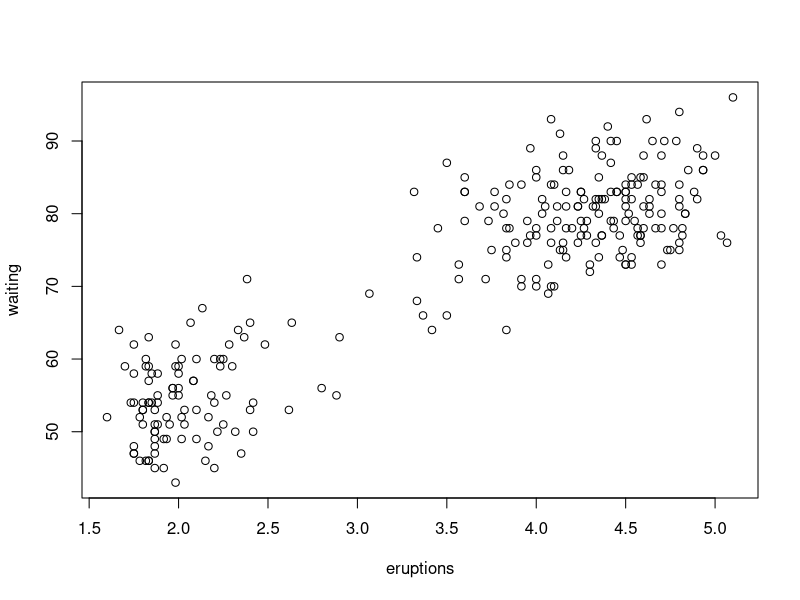
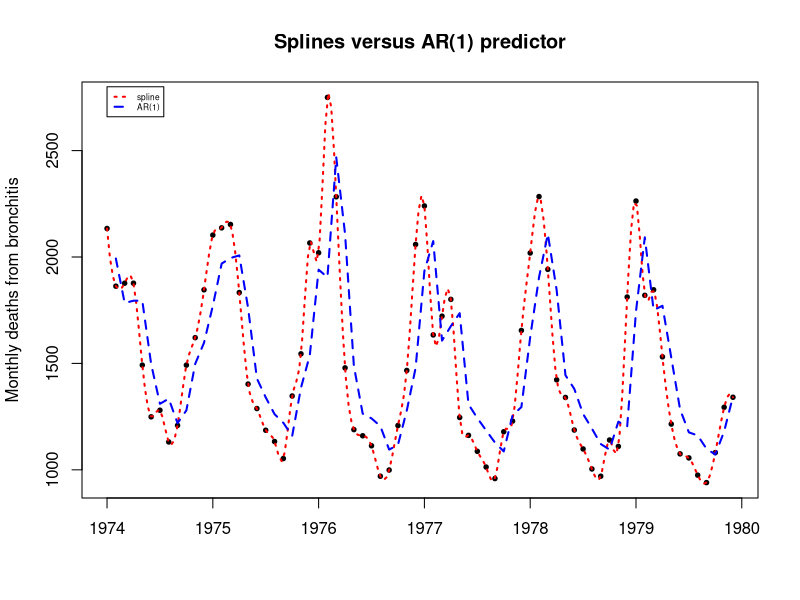

Generate these figures, in order, with R:
# Chapter 1 R commands

# Section 1.4.2

str(log)
a=c(2,6,-4,9,18)
x <- c(3,6,9)
d=a[c(1,3,5)]
e=3/d
e=lgamma(e^2)

S=readline(prompt="Type  <Return>   to continue : ")

x=matrix(1:4,ncol=3)
print(x[x>5])
print(x[1.])

system.time(crossprod(1:10^6,1:10^6))
system.time(t(1:10^6)%*%(1:10^6))

S=readline(prompt="Type  <Return>   to continue : ")

x = list(a = 1:10, beta = exp(-3:3),
logic = c(TRUE,FALSE,FALSE,TRUE))
print(lapply(x,mean))
print(sapply(x,mean))

S=readline(prompt="Type  <Return>   to continue : ")

# Section 1.4.5

attach(faithful) #resident dataset
plot(faithful)

S=readline(prompt="Type  <Return>   to continue : ")

plot(as.vector(time(mdeaths)),as.vector(mdeaths),cex=.6,pch=19,xlab="",ylab="Monthly deaths from bronchitis")
lines(spline(mdeaths),lwd=2,col="red",lty=3)
ar=arima(mdeaths,order=c(1,0,0))$coef
lines(as.vector(time(mdeaths))[-1], ar[2]+ar[1]*(mdeaths[-length(mdeaths)]-ar[2]),col="blue",lwd=2,lty=2)
title("Splines versus AR(1) predictor")
legend(1974,2800,legend=c("spline","AR(1)"),col=c("red","blue"),lty=c(3,2),lwd=c(2,2),cex=.5)

S=readline(prompt="Type  <Return>   to continue : ")

# Section 1.7

sqrnt=function(y) {
  x=y/2
  while (abs(x*x-y) > 1e-10) x=(x+y/x)/2
  x
  }

sqrnt(9)

sqrnt(2)
